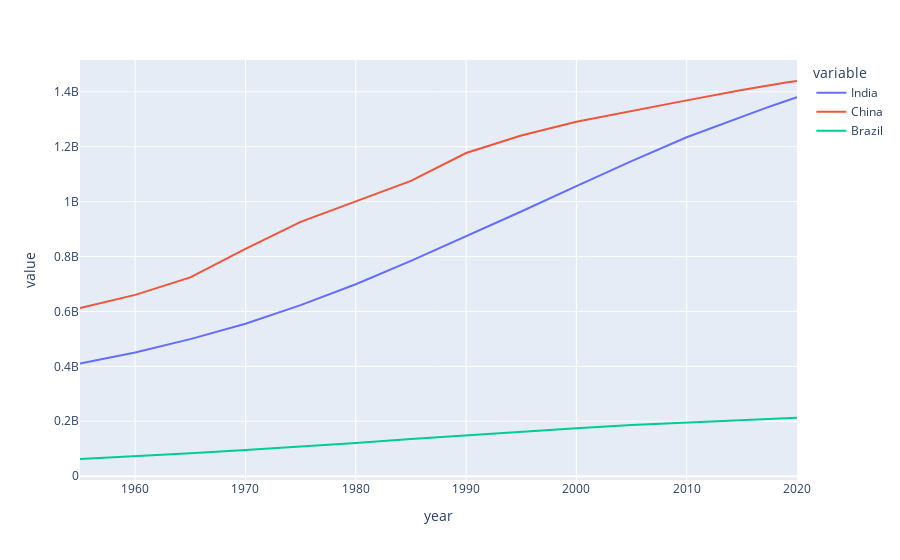

Here is the notebook cell this chart was saved with:
### Markdown cell above
# 1 Line plot

### Code cell
import plotly.express as px

df_plot = df_pivot.reset_index()  # make 'year' a column
fig = px.line(df_plot, x='year', y=df_plot.columns[1:])  # plot all countries
fig.show()

### Figure 1 — Plotly figure (JSON) as saved in the notebook; plotly's stock layout.template omitted (floating-point values rounded to 4 significant figures)
{"data": [{"hovertemplate": "variable=India<br>year=%{x}<br>value=%{y}<extra></extra>", "legendgroup": "India", "line": {"color": "#636efa", "dash": "solid"}, "marker": {"symbol": "circle"}, "mode": "lines", "name": "India", "orientation": "v", "showlegend": true, "type": "scatter", "x": [1955, 1960, 1965, 1970, 1975, 1980, 1985, 1990, 1995, 2000, 2005, 2010, 2015, 2016, 2017, 2018, 2019, 2020], "xaxis": "x", "y": [409880595, 450547679, 499123324, 555189792, 623102897, 698952844, 784360008, 873277798, 963922588, 1056575549, 1147609927, 1234281170, 1310152403, 1324517249, 1338676785, 1352642280, 1366417754, 1380004385], "yaxis": "y"}, {"hovertemplate": "variable=China<br>year=%{x}<br>value=%{y}<extra></extra>", "legendgroup": "China", "line": {"color": "#EF553B", "dash": "solid"}, "marker": {"symbol": "circle"}, "mode": "lines", "name": "China", "orientation": "v", "showlegend": true, "type": "scatter", "x": [1955, 1960, 1965, 1970, 1975, 1980, 1985, 1990, 1995, 2000, 2005, 2010, 2015, 2016, 2017, 2018, 2019, 2020], "xaxis": "x", "y": [612241554, 660408056, 724218968, 827601394, 926240885, 1000089235, 1075589361, 1176883674, 1240920535, 1290550765, 1330776380, 1368810615, 1406847870, 1414049351, 1421021791, 1427647786, 1433783686, 1439323776], "yaxis": "y"}, {"hovertemplate": "variable=Brazil<br>year=%{x}<br>value=%{y}<extra></extra>", "legendgroup": "Brazil", "line": {"color": "#00cc96", "dash": "solid"}, "marker": {"symbol": "circle"}, "mode": "lines", "name": "Brazil", "orientation": "v", "showlegend": true, "type": "scatter", "x": [1955, 1960, 1965, 1970, 1975, 1980, 1985, 1990, 1995, 2000, 2005, 2010, 2015, 2016, 2017, 2018, 2019, 2020], "xaxis": "x", "y": [62533919, 72179226, 83373530, 95113265, 107216205, 120694009, 135274080, 149003223, 162019896, 174790340, 186127103, 195713635, 204471769, 206163053, 207833823, 209469323, 211049527, 212559417], "yaxis": "y"}], "layout": {"legend": {"title": {"text": "variable"}, "tracegroupgap": 0}, "margin": {"t": 60}, "xaxis": {"anchor": "y", "domain": [0, 1], "title": {"text": "year"}}, "yaxis": {"anchor": "x", "domain": [0, 1], "title": {"text": "value"}}}}
